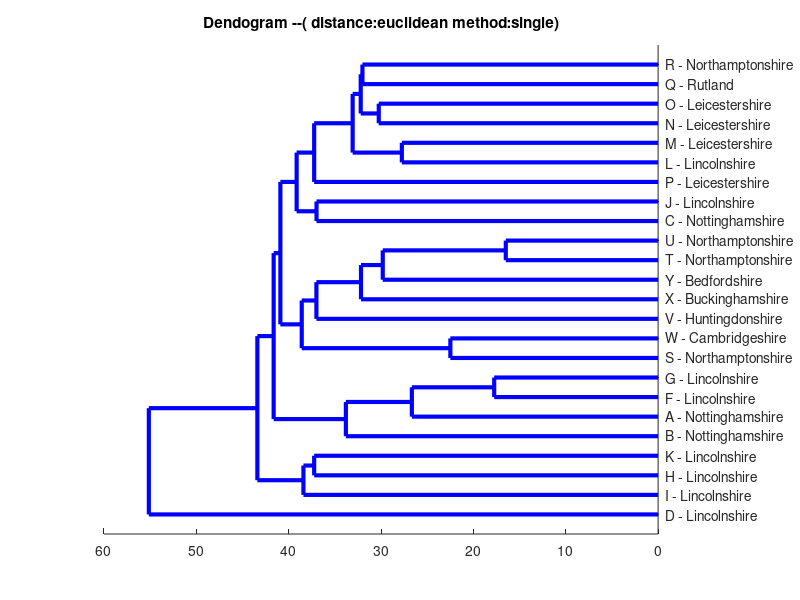
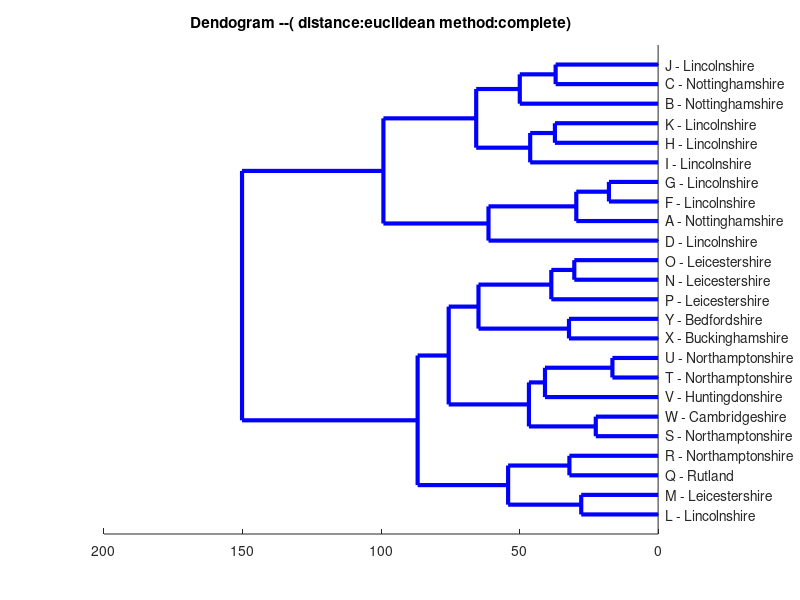
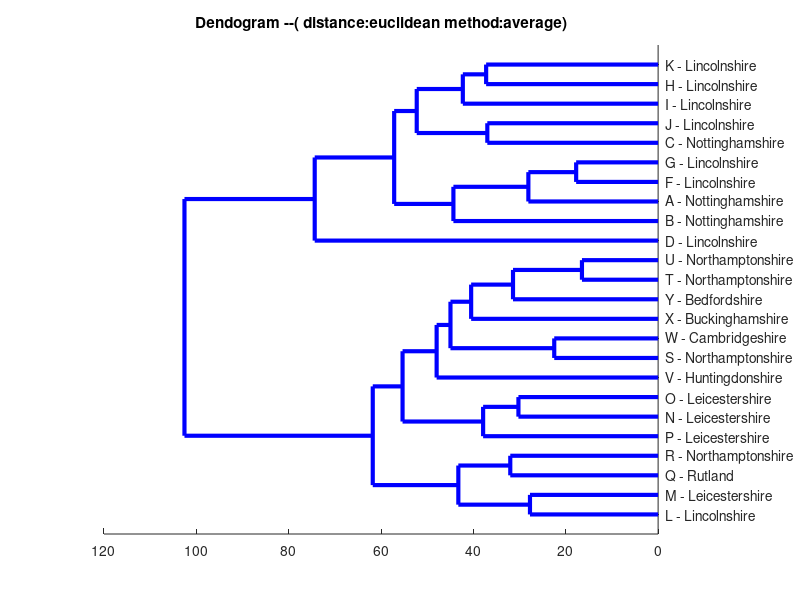

MATLAB code to generate these figures, in order: (Note: a time limit stopped this script after it produced the figures.)
dialects=load('dialects.mat');
dialects=dialects.A_pastespecial;


labels={'A - Nottinghamshire','B - Nottinghamshire','C - Nottinghamshire',...
    'D - Lincolnshire','F - Lincolnshire','G - Lincolnshire','H - Lincolnshire',...
    'I - Lincolnshire','J - Lincolnshire','K - Lincolnshire','L - Lincolnshire',...
    'M - Leicestershire','N - Leicestershire','O - Leicestershire',...
    'P - Leicestershire','Q - Rutland','R - Northamptonshire',...
    'S - Northamptonshire','T - Northamptonshire','U - Northamptonshire',...
    'V - Huntingdonshire','W - Cambridgeshire','X - Buckinghamshire',...
    'Y - Bedfordshire'};

methods={'single','complete','average','complete','weighted'};
distances={'euclidean','seuclidean','cityblock','minkowski','chebychev',...
    'cosine','correlation','spearman','hamming','jaccard'};

for i=1:size(distances,2)
    distance=distances{i};
    for j=1:size(methods,2)
        method=methods{j};
        thistitle=strcat('Dendogram --( distance:',distance,' method: ',method, ')');
        
         
        Y=pdist(dialects,distance);
        Z=linkage(Y,method);
        t = .5*(max(Z(:,3))); % dendogram plot threshold
        figure;[H,T]=dendrogram(Z,'colorthreshold',t,'labels',labels, 'Orientation','left');
        set(H,'LineWidth',3) 
        title(thistitle);
    end
end
